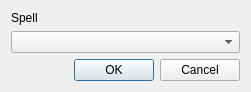
<?xml version="1.0" encoding="UTF-8"?>
<ui version="4.0">
 <class>SpellSelectDialog</class>
 <widget class="QDialog" name="SpellSelectDialog">
  <property name="geometry">
   <rect>
    <x>0</x>
    <y>0</y>
    <width>251</width>
    <height>86</height>
   </rect>
  </property>
  <property name="windowTitle">
   <string>Dialog</string>
  </property>
  <layout class="QVBoxLayout" name="verticalLayout">
   <item>
    <widget class="QLabel" name="label">
     <property name="text">
      <string>Spell</string>
     </property>
    </widget>
   </item>
   <item>
    <widget class="QComboBox" name="comboBox"/>
   </item>
   <item>
    <widget class="QDialogButtonBox" name="buttonBox">
     <property name="orientation">
      <enum>Qt::Horizontal</enum>
     </property>
     <property name="standardButtons">
      <set>QDialogButtonBox::Cancel|QDialogButtonBox::Ok</set>
     </property>
    </widget>
   </item>
  </layout>
 </widget>
 <resources/>
 <connections>
  <connection>
   <sender>buttonBox</sender>
   <signal>accepted()</signal>
   <receiver>SpellSelectDialog</receiver>
   <slot>accept()</slot>
   <hints>
    <hint type="sourcelabel">
     <x>248</x>
     <y>254</y>
    </hint>
    <hint type="destinationlabel">
     <x>157</x>
     <y>274</y>
    </hint>
   </hints>
  </connection>
  <connection>
   <sender>buttonBox</sender>
   <signal>rejected()</signal>
   <receiver>SpellSelectDialog</receiver>
   <slot>reject()</slot>
   <hints>
    <hint type="sourcelabel">
     <x>316</x>
     <y>260</y>
    </hint>
    <hint type="destinationlabel">
     <x>286</x>
     <y>274</y>
    </hint>
   </hints>
  </connection>
 </connections>
</ui>
